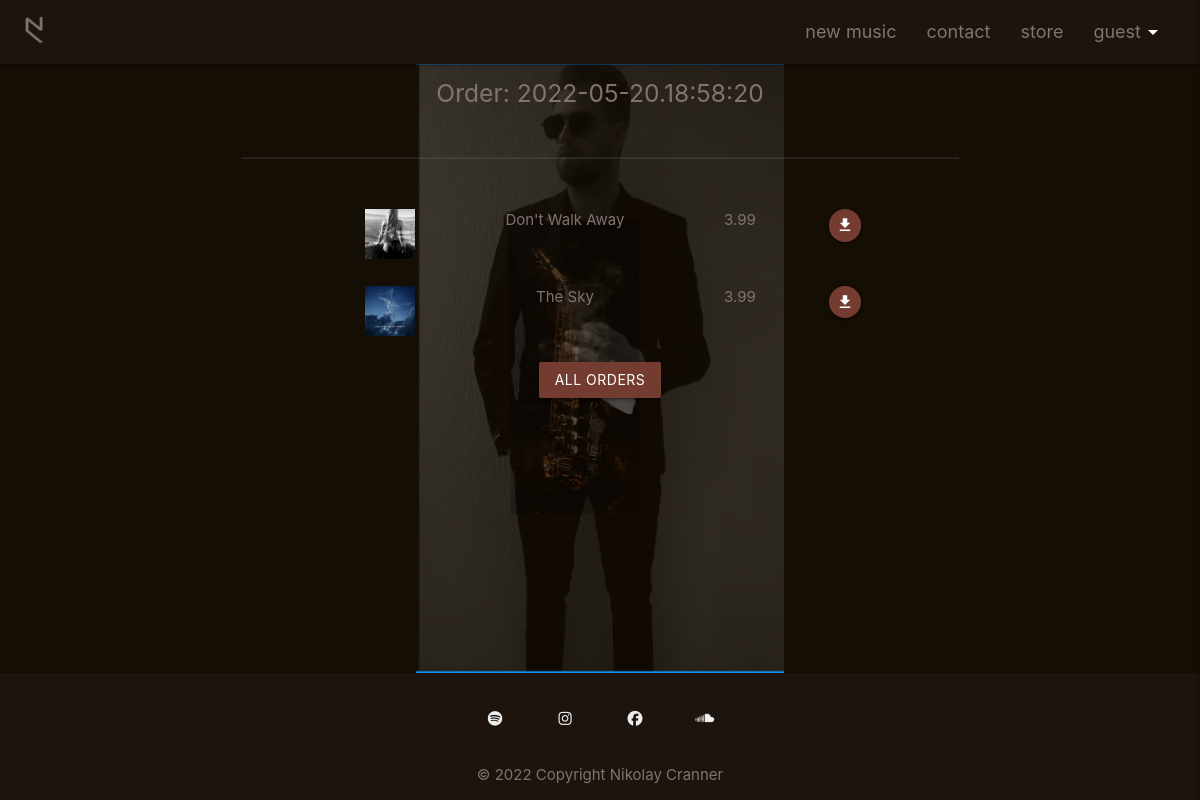
The app's page /store/order/2022-05-20.18:58:20 with its own data.
### store/models.py (models this page shows, shortened)
class Order(models.Model):
    order_id = models.CharField(max_length=254, null=True, blank=True)
    order_items = models.CharField(max_length=254, null=True, blank=True)
    user_id = models.CharField(max_length=254, null=True, blank=True)
    transaction_date = models.DateField(default=tz.now)
    transaction_time = models.TimeField(default=time(18, 00))
    grand_total = models.DecimalField(default=0.00, max_digits=10, decimal_places=2)

class Product(models.Model):
    category = models.ForeignKey('Category', null=True, blank=True, on_delete=models.SET_NULL)
    sku = models.CharField(max_length=254, null=True, blank=True)
    name = models.CharField(max_length=254)
    description = models.TextField()
    has_sizes = models.BooleanField(default=False, null=True, blank=True)
    price = models.DecimalField(max_digits=6, decimal_places=2)
    rating = models.DecimalField(max_digits=6, decimal_places=2, null=True, blank=True)
    image_url = models.URLField(max_length=1024, null=True, blank=True)
    image = models.ImageField(null=True, blank=True)
    media = models.FileField(null=True, blank=True)

### store/views.py (the view)
# urls.py: path('order/<order_id>', views.view_order, name='order'),
def view_order(request, order_id):
    global session_user
    session_user = get_session_user(request)
    products_order = []
    print("the order_id is: ", order_id)
    try:
        order = get_object_or_404(Order, user_id=session_user, order_id=order_id)
    except:
        return render(request, 'store/view_order.html')
    for id in order.order_items.split(" "):
        if id != "":
            product = get_object_or_404(Product, pk=id)
            products_order.append(product)
    context = {
        'order': order,
        'products_order': products_order,
    }
    return render(request, 'store/view_order.html', context)

### store/views.py (called while the page is built)
def get_session_user(request):
    if request.user.is_authenticated:
        session_user = request.user.username
        print("session user is: ", session_user)
        return session_user
    else:
        session_user = 'guest'
        print("session user is: ", session_user)
        return session_user

### store/templates/store/view_order.html (shortened to what this page needs)
{% extends 'base.html' %}
{% block content %}
<div class="container">
    <div class="row center">
        {% if order %}
        <div class="col s12">
            <h5>Order: {{order.order_id}}</h5>
            <hr>
        </div>
        {% for product in products_order %}
        <div class="row product-row">
            <div class="col s3 m2 l2 offset-l2"><img src="{{ MEDIA_URL }}{{ product.image }}" alt="{{ product.image }}" class="nc-bag-img"></div>
            <div class="col s5 l3" id="{{ product.pk }}">{{ product.name }}</div>
            <div class="col s2 l2">{{ product.price }}</div>
            <div class="col s2 l1">
                <a href="{{ MEDIA_URL }}{{ product.media }}" download >
                    <button class="btn-floating btn-small waves-effect waves-light nc-btn-color" id="download-{{ forloop.counter0 }}" type="submit" name="download" value="{{ forloop.counter0 }}" onclick="">
                        <i class="material-icons">download</i>
                    </button>
                </a>
            </div>
        </div>
        {% endfor %}
        <div class="row">
            <div class="col s12">
                <a href="{% url 'user_profile' %}">
                    <button class="btn waves-effect waves-light btn nc-btn-color" id="#to-all-orders" type="submit" name="to-all-orders" value="">All Orders</button>
                </a>
            </div>
        </div>
        {% endif %}
    </div>
</div>
{% endblock %}

### templates/base.html (shortened to what this page needs)
{% load static %}
<!DOCTYPE html>
<html lang="en">
<head>
    <link rel="stylesheet" href="https://cdnjs.cloudflare.com/ajax/libs/materialize/1.0.0/css/materialize.min.css">
    <link rel="stylesheet" href='{% static "css/style.css" %}'>
</head>
<body>
  {% block page_header %}
  <header>
    <div class="navbar-fixed">
      <nav>
        <div class="nav-wrapper nc-header-footer">
          <a href="{% url 'home' %}" class="brand-logo left">
            <img src='{% static "img/logo.png" %}' alt="Nikolay Cranner Logo" class="nc-logo">
          </a>
          <ul id="nav-mobile" class="right hide-on-med-and-down">
            <li><a href="{% url 'music' %}">new music</a></li>
            <li><a href="{% url 'contact' %}">contact</a></li>
            <li><a href="{% url 'store' %}">store</a></li>
            <li><a class="dropdown-trigger" href="#!" data-target="dropdown1">{{ request.user.username|default:'guest' }}<i class="material-icons right">arrow_drop_down</i></a></li>
          </ul>
        </div>
      </nav>
    </div>
  </header>
  {% endblock %}
  <main style="background-image: url('{% static "img/background.PNG" %}');">
  <section>
    {% block content %}
    {% endblock %}
  </section>
  </main>
  <footer class="page-footer nc-header-footer">
    <div class="container">
      <div class="row center">
          <ul>
            <div class="col s3 m2 offset-m2 l1 offset-l4">
              <li><a class="grey-text text-lighten-3" href="https://open.spotify.com/artist/4NvkvOJ0mDM7QjdzOZLDRd?si=jLyIf8k9R9aKJbMTzNoJsw"><i class="fab fa-spotify"></i></a></li>
            </div>
            <div class="col s3 m2 l1">
              <li><a class="grey-text text-lighten-3" href="https://www.instagram.com/nikolay_cranner/"><i class="fab fa-instagram"></i></a></li>
            </div>
            <div class="col s3 m2 l1">
              <li><a class="grey-text text-lighten-3" href="https://www.facebook.com/NikolayCranner"><i class="fab fa-facebook"></i></a></li>
            </div>
            <div class="col s3 m2 l1">
              <li><a class="grey-text text-lighten-3" href="https://soundcloud.com/nikolaycranner"><i class="fab fa-soundcloud"></i></a></li>
            </div>
          </ul>
      </div>
    </div>
    <div class="footer-copyright nc-header-footer center">
      <div class="container">
      © 2022 Copyright Nikolay Cranner
      </div>
    </div>
  </footer>
</body>
</html>

### static/css/style.css (style rules this page uses)
.nc-header-footer, .modal-footer, .dropdown-content { background-color: #1C140D !important; color: #827373 !important; }
main { background-repeat: no-repeat; background-size: contain; background-position: center; flex: 1 0 auto; }
body { display: flex; min-height: 100vh; flex-direction: column; background-color: #150E05; color: #827373 !important; }
hr { margin: 50px; opacity: 0.1; }
.nc-btn-color { background-color: #743C30; color: white; }
.nc-logo { height: 30px; width: auto; margin-top: 15px; margin-left: 20px; }
#nav-mobile li>a { color: #827373 !important; font-size: 1.2rem; }
.nc-bag-img { width: 50px; height: auto; }
.material-icons { color: white; margin-right: 20px; margin-left: 0px !important; }

### records on screen
Order: user.username "guest", order_id "2022-05-20.18:58:20"
Product: image (picture), name "Don't Walk Away", price "3.99"
Product: image (picture), name "The Sky", price "3.99"
